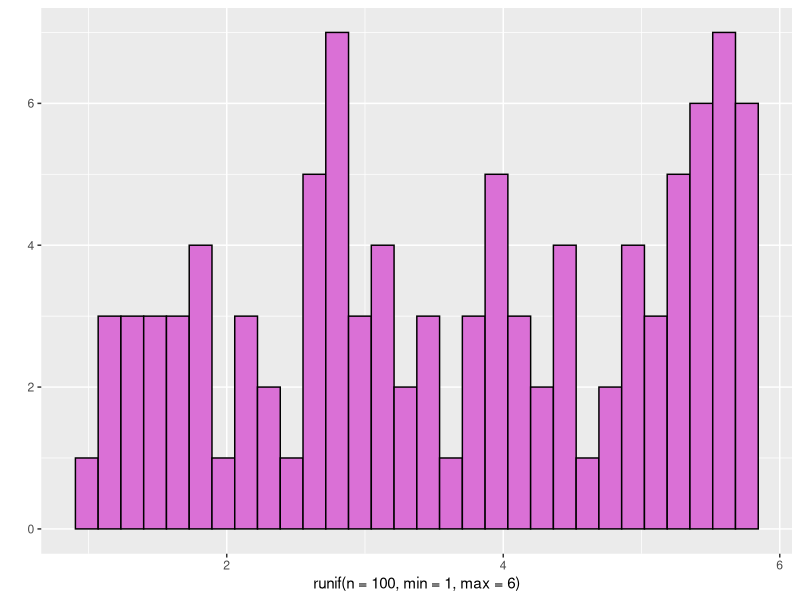
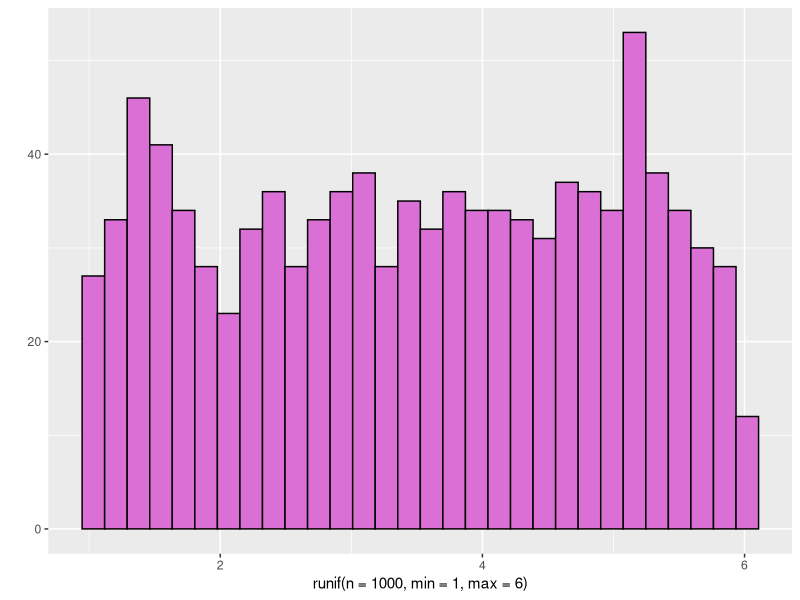
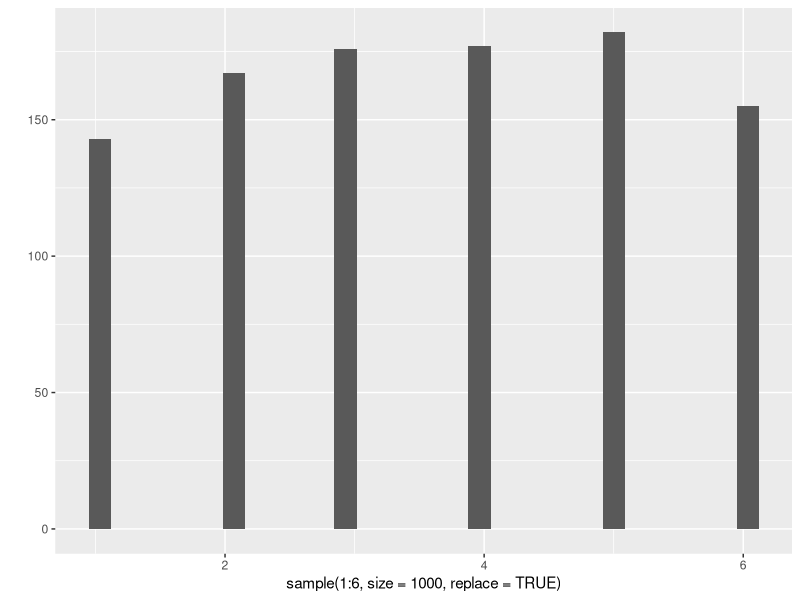
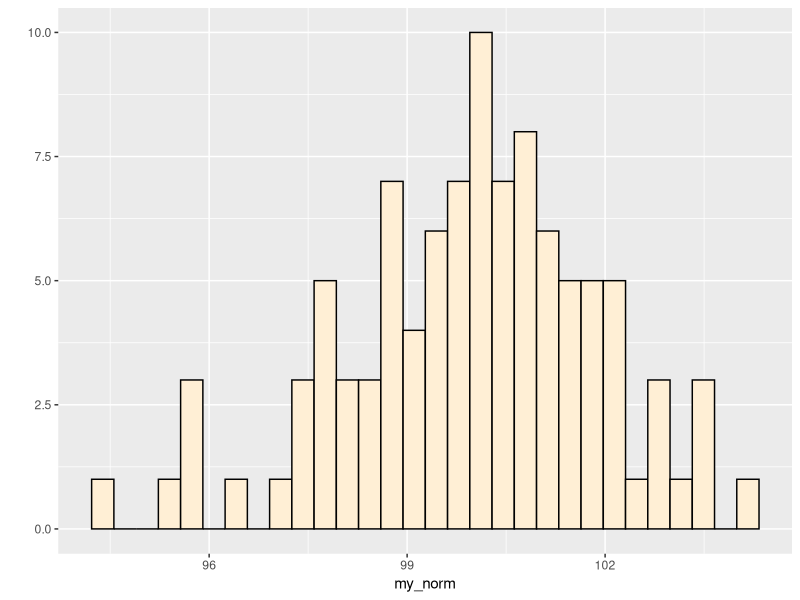
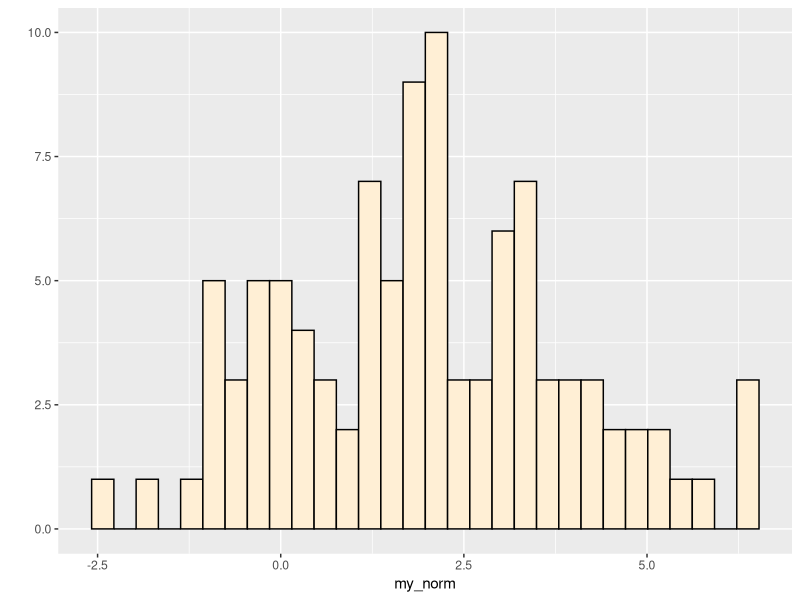
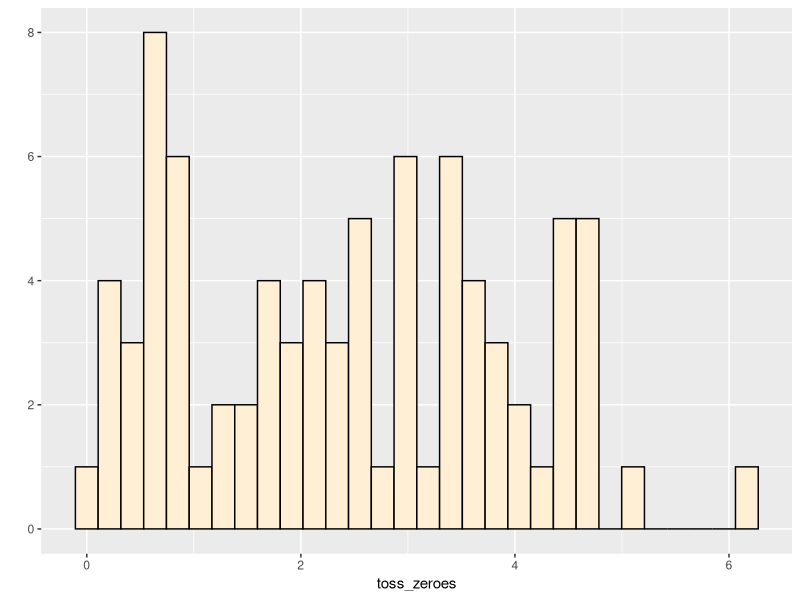
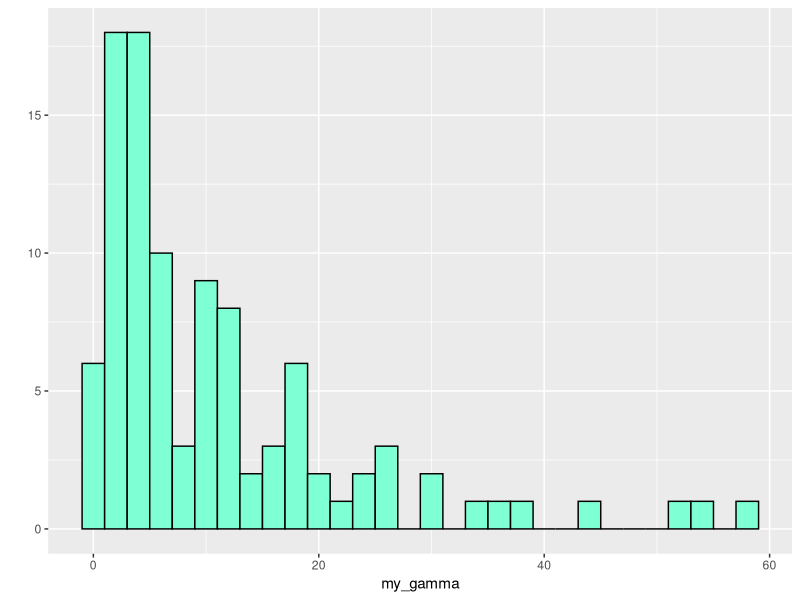
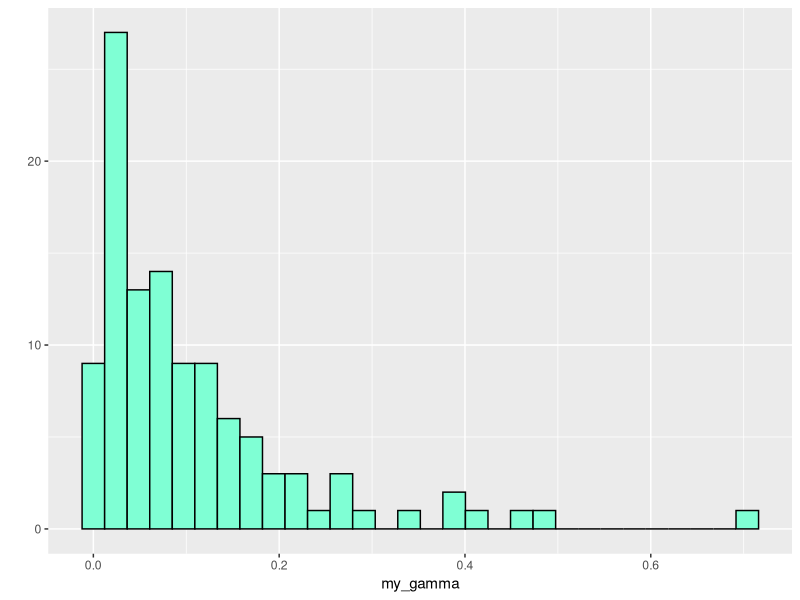

The R source for these figures, in order:
# Continuous Distributions
# Feb 20, 2020

library(ggplot2)
library(MASS)

# Uniform -----------------------------------------------------------------
qplot(x=runif(n=100,min=1,max=6),
              color=I("black"),
              fill=I("orchid"))

qplot(x=runif(n=1000,min=1,max=6),
      color=I("black"),
      fill=I("orchid"))
qplot(x=sample(1:6,size=1000,replace=TRUE))


# Normal ------------------------------------------------------------------

my_norm <- rnorm(n=100,mean=100,sd=2)
qplot(x=my_norm,
      color=I("black"),
      fill=I("papayawhip"))

# problems with the normal distribution arise when the mean is small 
my_norm <- rnorm(n=100,mean=2,sd=2)
qplot(x=my_norm,
      color=I("black"),
      fill=I("papayawhip"))
# have values below 0, which is sometimes not possible
my_norm <- rnorm(n=100,mean=2,sd=2)
toss_zeroes <- my_norm[my_norm>0]
qplot(x=toss_zeroes,
      color=I("black"),
      fill=I("papayawhip"))
mean(toss_zeroes)
sd(toss_zeroes)


# Gamma -------------------------------------------------------------------

# use for continuous data greater than zero
my_gamma <- rgamma(n=100,shape=1,scale=10)
qplot(x=my_gamma,
      color=I("black"),
      fill=I("aquamarine1"))

# gamma with shape=1 is exponential with the scale = mean
my_gamma <- rgamma(n=110,shape=1,scale=0.1)
qplot(x=my_gamma,
      color=I("black"),
      fill=I("aquamarine1"))

# Increasing the shape parameter makes it look more normal
my_gamma <- rgamma(n=100,shape=20,scale=1)
qplot(x=my_gamma,
      color=I("black"),
      fill=I("aquamarine1"))

# scale parameter changes both the mean and the variance of the distribution
# mean in a gamma distribution = shape*scale
# variance in a gamma = shape*scale^2


# Beta  -------------------------------------------------------------------

# continuous but bounded between 0 and 1- useful for probability models
# analogous to a binomial but with a continuous distributuion of possible values
# p(data|parameters)
# p(parameters|data) = maximum likelihood estimator of parameters

# parameters for beta: shape1 = number of success +1 and shape2 = number of failures + 1

my_beta <- rbeta(n=1000,shape1=50,shape2=50)
qplot(x=my_beta,
      color=I("black"),
      fill=I("pink"))
# beta with three heads and no tails
my_beta <- rbeta(n=1000,shape1=4,shape2=1)
qplot(x=my_beta,
      color=I("black"),
      fill=I("pink"))

# when no data: 
my_beta <- rbeta(n=1000,shape1=1,shape2=1)
qplot(x=my_beta,
      color=I("black"),
      fill=I("pink"))
# produces a uniform distribution that will tell you that all the options will be equally probable. Then can add data and the shape of the beta distribution will adjust. 

my_beta <- rbeta(n=1000,shape1=2,shape2=1)
qplot(x=my_beta,
      color=I("black"),
      fill=I("pink"))
# shape and scake less than 1.0 gives a u-shaped curve
my_beta <- rbeta(n=1000,shape1=0.2,shape2=0.1)
qplot(x=my_beta,
      color=I("black"),
      fill=I("pink"))
# gives probability peaks at both extremes


# Maximum Likelihood Calculations -----------------------------------------

# estimating parameters from data

x <- rnorm(1000,mea=92.5,sd=2.5)
qplot(x=x,
      color=I("black"),
      fill=I("springgreen"))
library(MASS)
fitdistr(x,"normal")
# this is to fit the values to a chosen distribution
# gives you the parameters associated with that type of distribution and a measure of uncertainty: in this case for a normal sistribution, it gives mean and standard deviation.
# problem is that you don't always know which distribution will best fit your data

fitdistr(x,"gamma")
# now simulate using the parameters
x_sim <- rgamma(n=1000,shape=1367,rate=14.81)
qplot(x=x_sim,
      color=I("black"),
      fill=I("springgreen"))

# some data will not fit one distribution exclusively- may be mixed-model. 